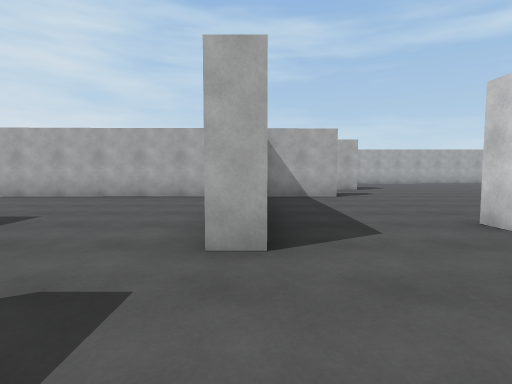
view 1 (above)

23 first-person views from a walk through a scene from a Unity 3-D project. The camera is 1.3 m above the floor, tilts 4° down and sees 80° across. The floor is counted in squares, 2 m on a side. Each view is taken from the middle of a square. On the plan, view 1 faces up. The plan holds only what a view shows up to about 10 squares ahead; the rest is blank. The place goes on beyond the plan.

view 2
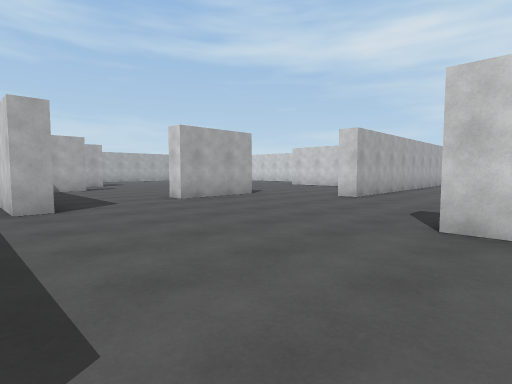

view 3
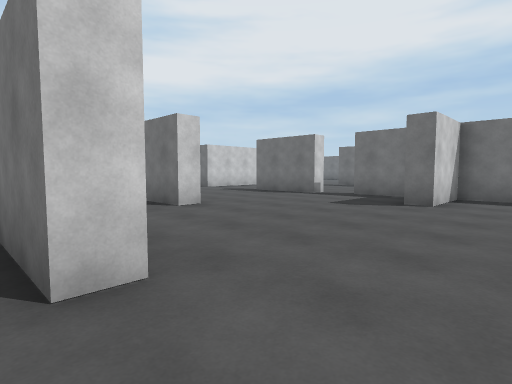

view 4
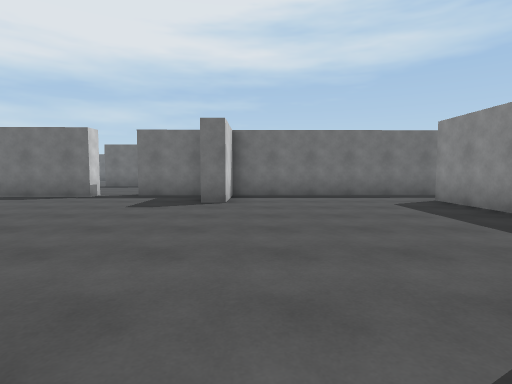

view 5
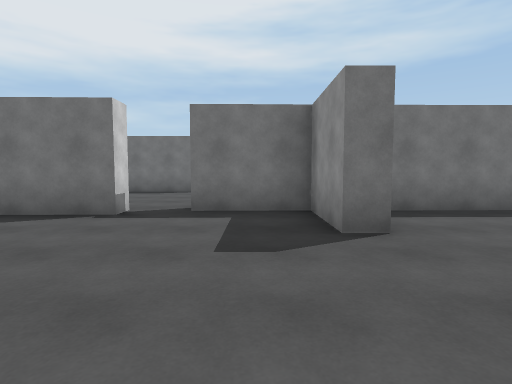

view 6
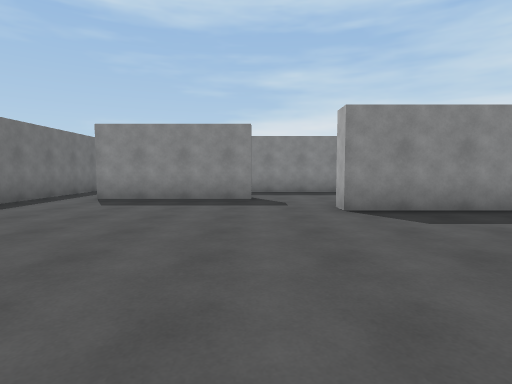

view 7
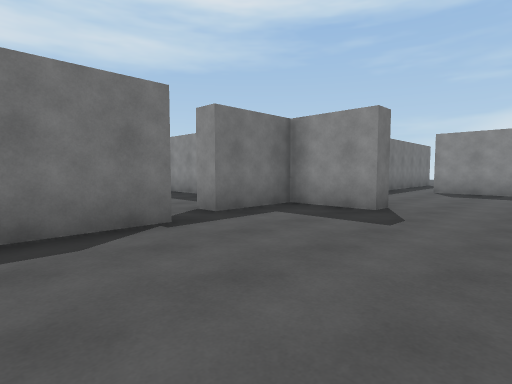

view 8
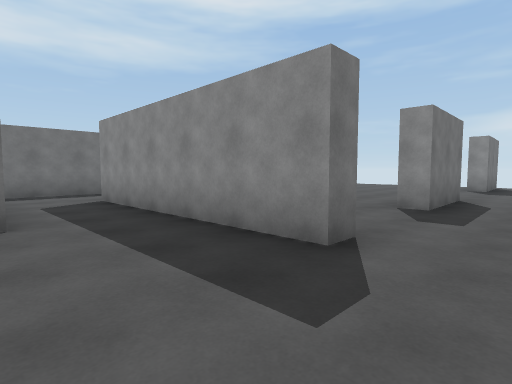

view 9
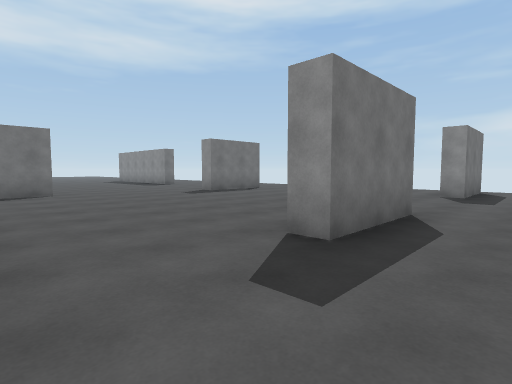

view 10
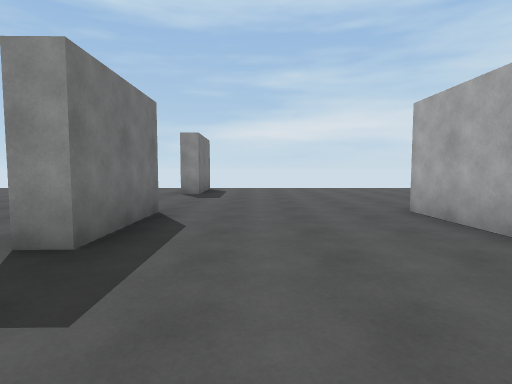

view 11
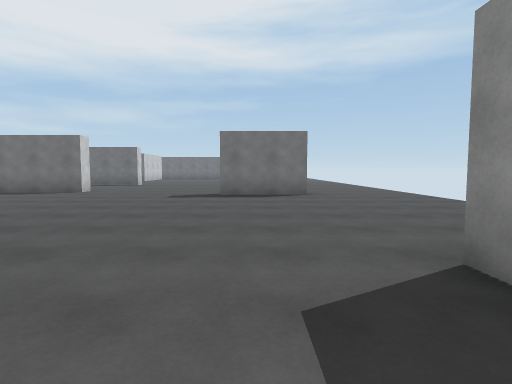

view 12
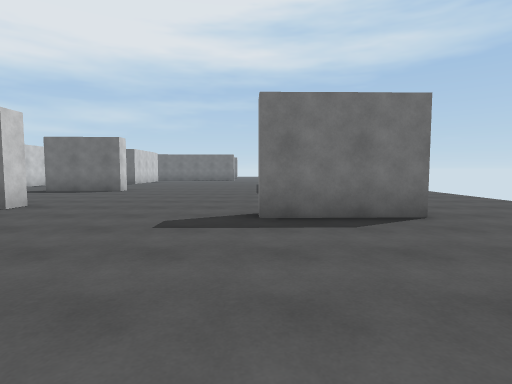

view 13
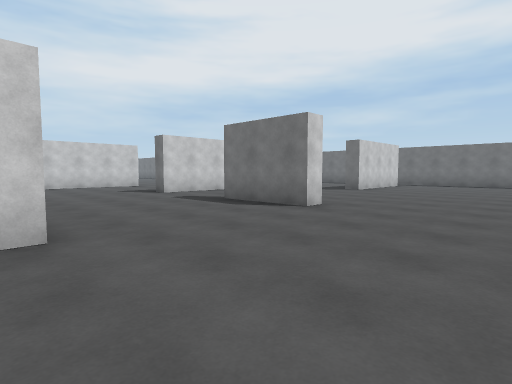

view 14
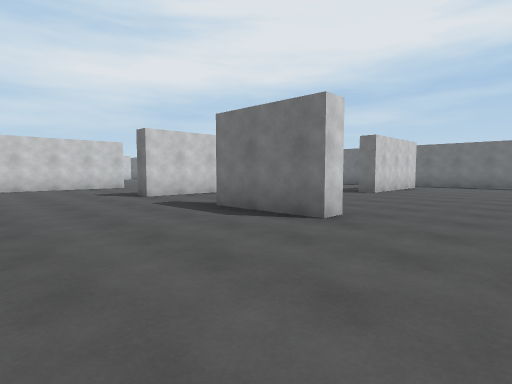

view 15
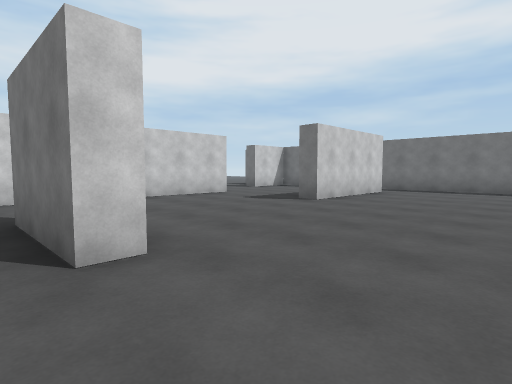

view 16
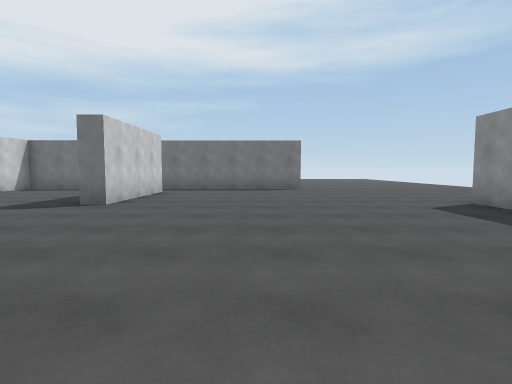

view 17
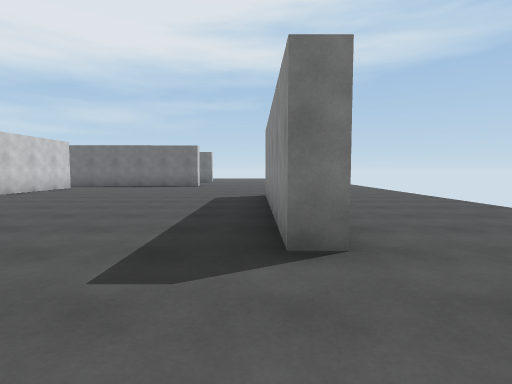

view 18
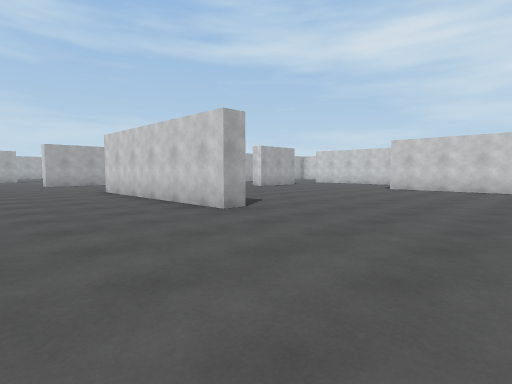

view 19
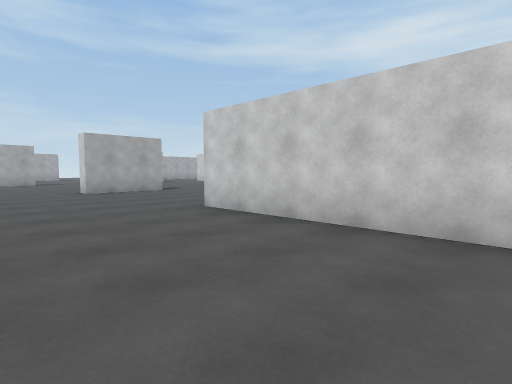

view 20
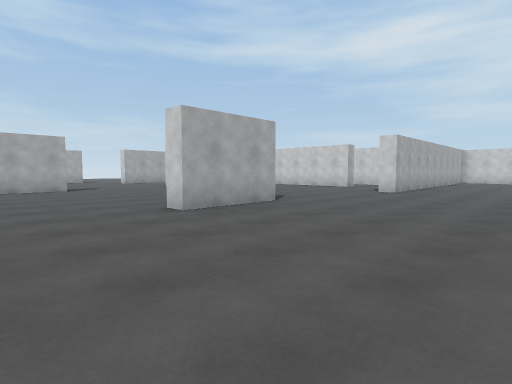

view 21
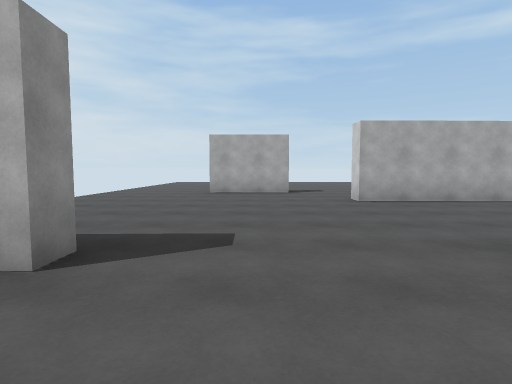

view 22
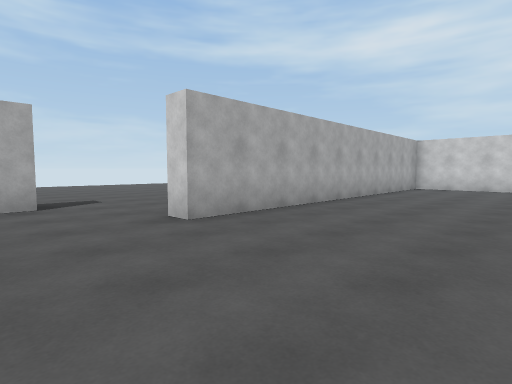

view 23
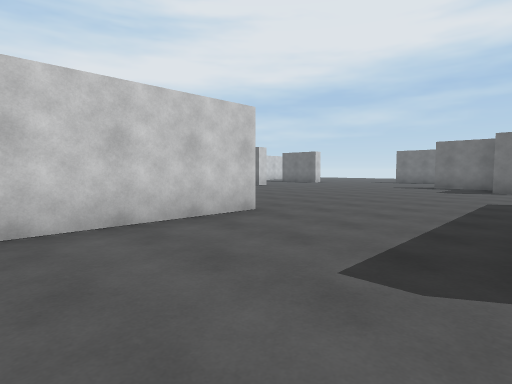

### Floor plan
Points are (right, up) in squares from view 1. A wall is a line through its corners. A room is listed if a view was taken in it or the views show most of it. See-through windows are left out.
Room 1 (views 1, 2, 3, 4, 5, 6, 7)
walls: (5.1, 3.2) (2.6, 3.2) (2.6, 3.7); (6.1, -3.4) (8.3, -3.4); (-1.9, 0.9) (-1.9, -2.6); (8.6, 0.6) (6, 0.5) (6, 1); (0.1, 5.2) (0.1, 2.4) (-0.4, 2.4); (-2.6, -4) (2.6, -3.9) (2.6, -2.1) (3.1, -2.1) (3.1, -3.9) (5, -3.9)
ways out: opening at (-1.5, 1.5) to room 2; opening at (-2, -3) to room 3; opening at (1.5, 4); opening at (5, 2.3); gap at (5.5, -4)
Room 2 (views 8, 9, 10, 11, 12, 13, 14, 15, 16, 17, 18, 19, 20, 21, 22, 23)
walls: (-6.7, -9.1) (-6.8, -8.6) (-4.4, -8.5); (-5.2, -4.6) (-6.8, -4.6) (-6.8, -4.1) (-3.6, -4); (-11, -3.6) (-13.3, -3.7) (-13.4, -3.2) (-11, -3.1); (-12.3, -8.4) (-12.3, -14) (-12.7, -14) (-12.7, -8.4) (-12.3, -8.4); (-1.8, -14) (-1.8, -8.5) (-1.3, -8.5); (-2.4, 0.9) (-1.9, 0.9); (2.6, -9.6) (2.6, -6); (-5.2, -17.4) (-5.2, -13.8) (-4.6, -13.8); (-4.9, 3.6) (-4.3, 3.6) (-4.3, -2); (-0.4, 2.4) (-0.4, 6.6); (-9.9, 3.5) (-7.5, 3.5) (-7.4, 3); (-0.1, -16.8) (0.4, -16.8); (-0.2, -18.1) (-0.2, -17.2); (-15.9, 3.4) (-13.4, 3.4) (-13.4, 2.9) (-15.1, 2.9); (-1.2, 7.6) (-9.8, 7.4) (-9.8, 8.1); (-12.4, 9.9) (-13.4, 9.9)
ways out: opening at (-1.5, 1.5) to room 1; opening at (-4, -2.5) to room 3; opening at (-3, -0.5) to room 3; opening at (-13, 8.6); gap at (8, -8)
Room 3 (no view inside)
walls: (-3.6, -4) (-2.6, -4)
ways out: opening at (-2, -3) to room 1; opening at (-4, -2.5) to room 2; opening at (-3, -0.5) to room 2

Positions as (right, up) in squares from view 1, and headings:
1: (0, 0), facing up
2: (-1, -3), facing up-right
3: (1, 4), facing down-right
4: (2, 4), facing down
5: (4, 1), facing down
6: (5, 1), facing left
7: (8, 0), facing down-left
8: (-2, 5), facing down-left
9: (-5, 5), facing down-left
10: (-5, 5), facing left
11: (-12, 5), facing down
12: (-11, 1), facing down
13: (-10, -4), facing down-right
14: (-9, -5), facing down-right
15: (-9, -8), facing down-right
16: (-8, -8), facing down
17: (-12, -6), facing down
18: (-16, -18), facing up-right
19: (-16, -13), facing up-right
20: (-16, -8), facing up-right
21: (-12, 1), facing up
22: (-12, 4), facing up-right
23: (-1, -6), facing down-right
